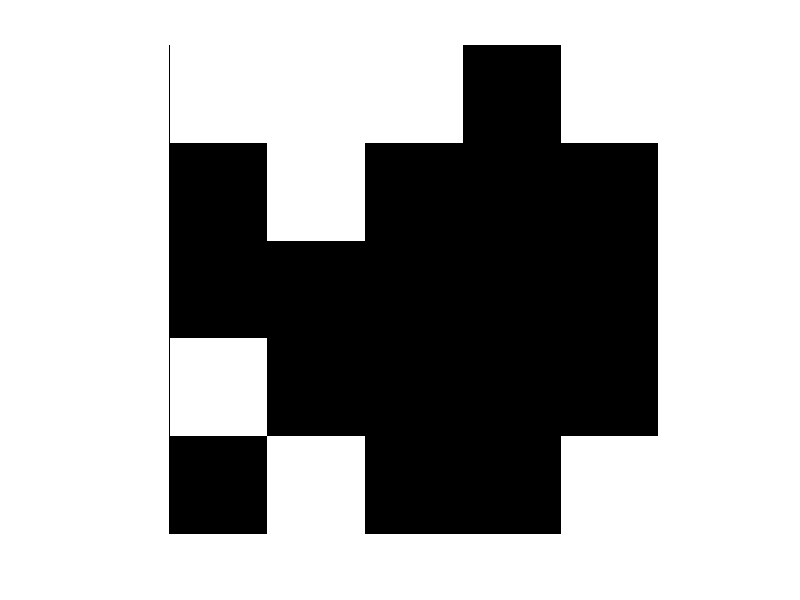

Reproduce this figure in MATLAB.
clear all;
close all;
clc;

k = input('entrer la taille du tableau : ');
e = input('entrer le nombre d iterations : ');

for z=1:k
    for r=1:k
        if (rand()>=0.5)
            b(z,r) = 1;
        else
            b(z,r) = 0;
        end;
    end;
end;

for a=1:e

for g=1:k
    x(1,g) = b(1,g);
    x(k,g) = b(k,g);
    x(g,1) = b(g,1);
    x(g,k) = b(g,k);
end;

for i=2:k-1
    for j=2:k-1
        q = 0;
        for f=i-1:i+1
            for t=j-1:j+1
                q = q + b(f,t);
            end;
        end;
        if q==3 
            if b(i,j)==1
                x(i,j) = b(i,j);
            else
                x(i,j) = 1;
            end;
        elseif (q==2 & b(i,j)==1) | (q~=2 & q~=3)
            x(i,j) = 0;
        end;
    end;
end;

b = x;

imshow(x);

end;
